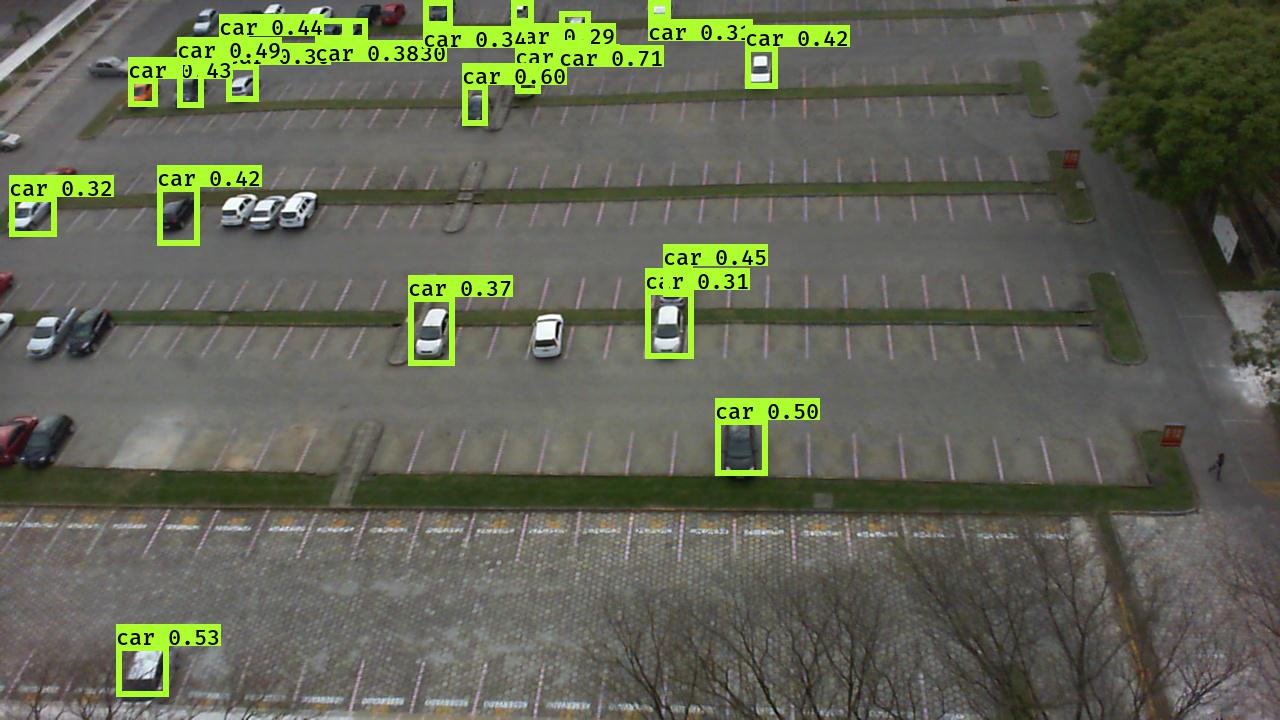
#> input picture Result/58.jpg, 1280 x 720 px
$ python main.py
#> lines starting #> are read from the running program, lines starting #| are printed output that depends on the picture; after the words box and inside, x2 and y2 are one past the last pixel; in counts of white or black regions, pixels touching at a corner belong together
import cv2
import csv
import os

total_found_cars = 0
total_empty_park_spots = 209

total_park_spots_in_lane_1 = 25
found_cars_in_lane_1 = []

total_park_spots_in_lane_2 = 57
found_cars_in_lane_2 = []

total_park_spots_in_lane_3 = 62
found_cars_in_lane_3 = []

total_park_spots_in_lane_4 = 65
found_cars_in_lane_4 = []

image_path = "Result/58.jpg"
image_file = os.path.split(image_path)[-1]

# Import CVS results
with open("Result/Detection_Results.csv", mode='r') as csv_file:
#> (reads Result/Detection_Results.csv from the repository)
    csv_reader = csv.DictReader(csv_file)
    for row in csv_reader:
        if row["image"] == image_file:
            # Parking lane 1
            if 425 < int(row["ymin"]) < 480 or 425 < int(row["ymax"]) < 480:
                found_cars_in_lane_1.append({"xmin": row["xmin"], "ymin": row["ymin"], "xmax": row["xmax"], "ymax": row["ymax"]})
                total_found_cars = total_found_cars + 1
            # Parking lane 2
            if 276 < int(row["ymin"]) < 360 or 276 < int(row["ymax"]) < 360:
                found_cars_in_lane_2.append({"xmin": row["xmin"], "ymin": row["ymin"], "xmax": row["xmax"], "ymax": row["ymax"]})
                total_found_cars = total_found_cars + 1
            # Parking lane 3
            if 150 < int(row["ymin"]) < 230 or 150 < int(row["ymax"]) < 230:
                found_cars_in_lane_3.append({"xmin": row["xmin"], "ymin": row["ymin"], "xmax": row["xmax"], "ymax": row["ymax"]})
                total_found_cars = total_found_cars + 1
            # Parking lane 4
            if 60 < int(row["ymin"]) < 120 or 60 < int(row["ymax"]) < 120:
                found_cars_in_lane_4.append({"xmin": row["xmin"], "ymin": row["ymin"], "xmax": row["xmax"], "ymax": row["ymax"]})
                total_found_cars = total_found_cars + 1

image = cv2.imread(image_path)
#> image is the input picture: shape (720, 1280, 3); mean B, G, R 83.6, 100.4, 97

# Add parking lot numbers
cv2.putText(image, "4", (1030, 95), cv2.FONT_HERSHEY_SIMPLEX, 1, (255, 255, 255), 3, cv2.LINE_AA)
#> image: shape (720, 1280, 3); 0.03% of pixels changed, all inside (x1, y1, x2, y2) = (1030, 72, 1052, 98)
cv2.putText(image, "3", (1065, 190), cv2.FONT_HERSHEY_SIMPLEX, 1, (255, 255, 255), 3, cv2.LINE_AA)
#> image: shape (720, 1280, 3); mean B, G, R 83.8, 100.5, 97.1
cv2.putText(image, "2", (1105, 320), cv2.FONT_HERSHEY_SIMPLEX, 1, (255, 255, 255), 3, cv2.LINE_AA)
#> image: shape (720, 1280, 3); mean B, G, R 83.8, 100.6, 97.2
cv2.putText(image, "1", (1150, 465), cv2.FONT_HERSHEY_SIMPLEX, 1, (255, 255, 255), 3, cv2.LINE_AA)

# Add parking lane 1 spots
total_parking_lane_1_available_spots = str(total_park_spots_in_lane_1 - len(found_cars_in_lane_1))
cv2.putText(image, "Parking Lane 1 Available Spots:", (10, 530), cv2.FONT_HERSHEY_SIMPLEX, 1, (255, 255, 255), 3, cv2.LINE_AA)
cv2.putText(image, total_parking_lane_1_available_spots, (520, 533), cv2.FONT_HERSHEY_SIMPLEX, 1, (255, 255, 255), 3, cv2.LINE_AA)
cv2.putText(image, "Parking Lane 1 Total Spots:", (620, 530), cv2.FONT_HERSHEY_SIMPLEX, 1, (255, 255, 255), 3, cv2.LINE_AA)
cv2.putText(image, str(total_park_spots_in_lane_1), (1070, 533), cv2.FONT_HERSHEY_SIMPLEX, 1, (255, 255, 255), 3, cv2.LINE_AA)

# Add parking lane 2 spots
total_parking_lane_2_available_spots = str(total_park_spots_in_lane_2 - len(found_cars_in_lane_2))
cv2.putText(image, "Parking Lane 2 Available Spots:", (10, 570), cv2.FONT_HERSHEY_SIMPLEX, 1, (255, 255, 255), 3, cv2.LINE_AA)
cv2.putText(image, total_parking_lane_2_available_spots, (520, 573), cv2.FONT_HERSHEY_SIMPLEX, 1, (255, 255, 255), 3, cv2.LINE_AA)
cv2.putText(image, "Parking Lane 2 Total Spots:", (620, 570), cv2.FONT_HERSHEY_SIMPLEX, 1, (255, 255, 255), 3, cv2.LINE_AA)
cv2.putText(image, str(total_park_spots_in_lane_2), (1070, 573), cv2.FONT_HERSHEY_SIMPLEX, 1, (255, 255, 255), 3, cv2.LINE_AA)

# Add parking lane 3 spots
total_parking_lane_3_available_spots = str(total_park_spots_in_lane_3 - len(found_cars_in_lane_3))
cv2.putText(image, "Parking Lane 3 Available Spots:", (10, 610), cv2.FONT_HERSHEY_SIMPLEX, 1, (255, 255, 255), 3, cv2.LINE_AA)
cv2.putText(image, total_parking_lane_3_available_spots, (520, 613), cv2.FONT_HERSHEY_SIMPLEX, 1, (255, 255, 255), 3, cv2.LINE_AA)
cv2.putText(image, "Parking Lane 3 Total Spots:", (620, 610), cv2.FONT_HERSHEY_SIMPLEX, 1, (255, 255, 255), 3, cv2.LINE_AA)
cv2.putText(image, str(total_park_spots_in_lane_3), (1070, 613), cv2.FONT_HERSHEY_SIMPLEX, 1, (255, 255, 255), 3, cv2.LINE_AA)

# Add parking lane 4 spots
total_parking_lane_4_available_spots = str(total_park_spots_in_lane_4 - len(found_cars_in_lane_4))
cv2.putText(image, "Parking Lane 4 Available Spots:", (10, 650), cv2.FONT_HERSHEY_SIMPLEX, 1, (255, 255, 255), 3, cv2.LINE_AA)
cv2.putText(image, total_parking_lane_4_available_spots, (520, 653), cv2.FONT_HERSHEY_SIMPLEX, 1, (255, 255, 255), 3, cv2.LINE_AA)
cv2.putText(image, "Parking Lane 4 Total Spots:", (620, 650), cv2.FONT_HERSHEY_SIMPLEX, 1, (255, 255, 255), 3, cv2.LINE_AA)
cv2.putText(image, str(total_park_spots_in_lane_4), (1070, 653), cv2.FONT_HERSHEY_SIMPLEX, 1, (255, 255, 255), 3, cv2.LINE_AA)

# Add total parking spots
total_available_spots = str(total_empty_park_spots - total_found_cars)
cv2.putText(image, "Total Available Spots:", (10, 700), cv2.FONT_HERSHEY_SIMPLEX, 1, (255, 255, 255), 3, cv2.LINE_AA)
cv2.putText(image, total_available_spots, (350, 703), cv2.FONT_HERSHEY_SIMPLEX, 1, (255, 255, 255), 3, cv2.LINE_AA)
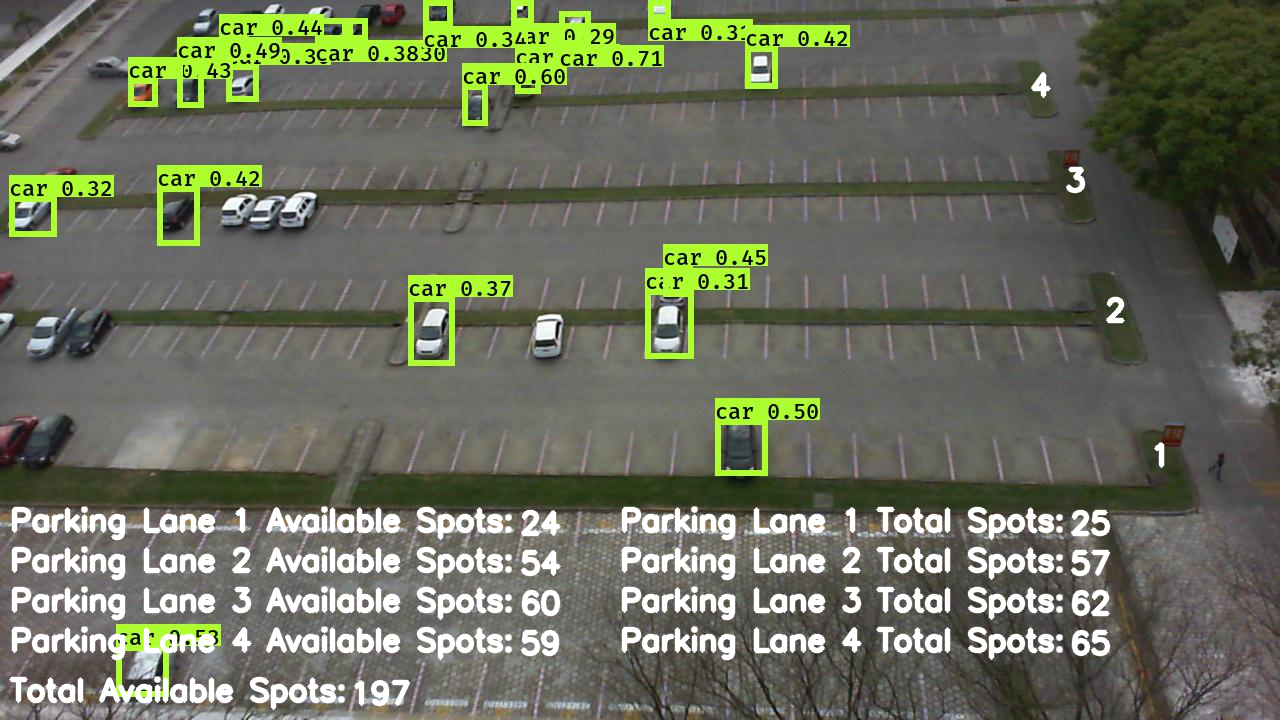
#> image: shape (720, 1280, 3); mean B, G, R 93.2, 109.4, 105.9

cv2.imshow("Parking lot", image)

cv2.waitKey(0)
cv2.destroyAllWindows()
